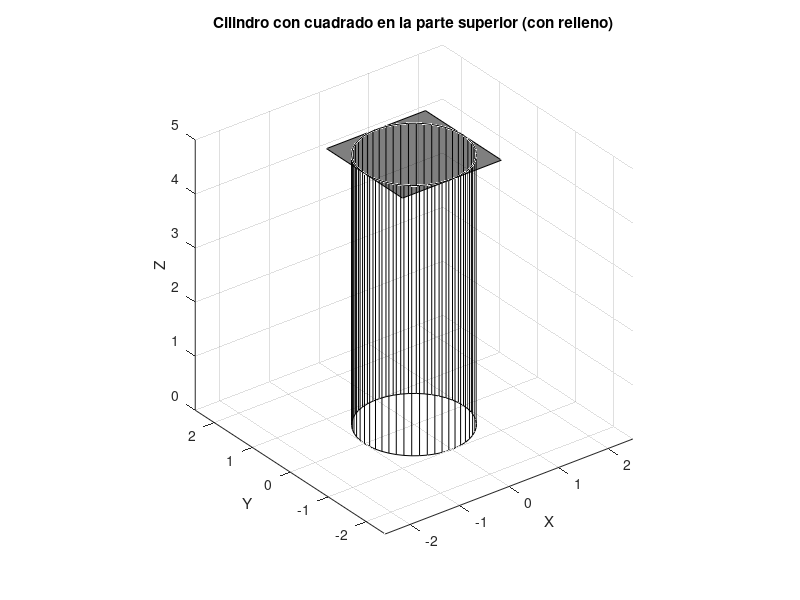

The MATLAB source for this figure:
clc
close all
clear all

% Definir los parámetros del cilindro
rcil = 1; % Radio del cilindro
lcil = 5; % Altura del cilindro

[Xc, Yc, Zc] = cylinder(rcil, 50);
Zc = Zc * lcil; % Corregir la altura del cilindro

% Graficar el cilindro
figure;
plot3(Xc(1,:), Yc(1,:), Zc(1,:), 'k'); hold on; % Base inferior
plot3(Xc(2,:), Yc(2,:), Zc(2,:), 'k'); % Base superior

% Graficar los lados del cilindro
for i = 1:size(Xc, 2)
    plot3([Xc(1,i), Xc(2,i)], [Yc(1,i), Yc(2,i)], [Zc(1,i), Zc(2,i)], 'k');
end

% Definir los vértices del cuadrado superior
lado = 2 * rcil; % Longitud del lado del cuadrado
Xcuadrado = [-lado/2, lado/2, lado/2, -lado/2, -lado/2];
Ycuadrado = [-lado/2, -lado/2, lado/2, lado/2, -lado/2];
Zcuadrado = lcil * ones(size(Xcuadrado));

% Rellenar el cuadrado superior
fill3(Xcuadrado, Ycuadrado, Zcuadrado, 'k', 'FaceAlpha', 0.5);

xlabel('X');
ylabel('Y');
zlabel('Z');
title('Cilindro con cuadrado en la parte superior (con relleno)');
axis equal;
grid on;
